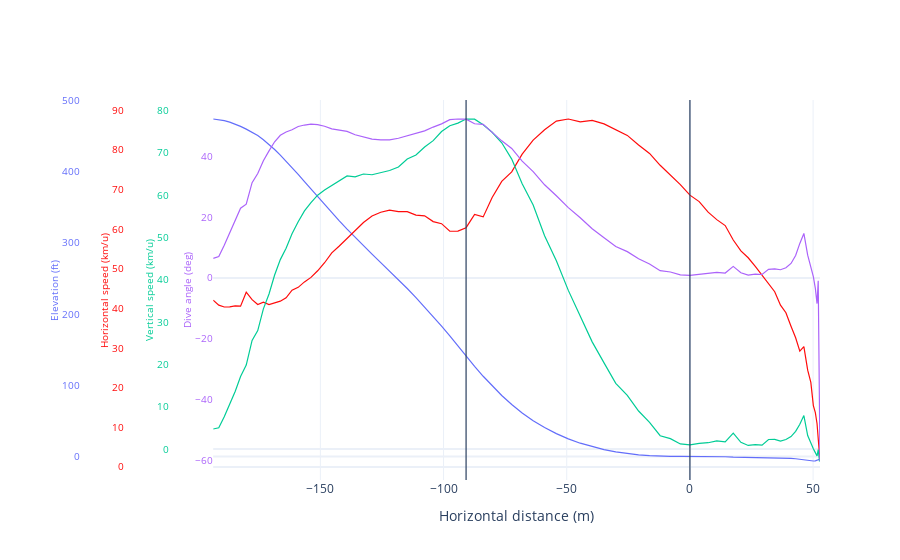

The code cell stored with this chart in its notebook:
### Markdown cell above
### Overview

This provides a comprehensive overview of the maneuver, displaying elevation, horizontal speed, vertical speed, and the dive angle. Additionally, two vertical lines are incorporated to offer more information regarding the commencement and conclusion of the rollout.

### Code cell
landing_viz = LandingVisualisations(df=jump_df, start_elevation=start_elevation, speed_metric='km/u', distance_metric='m')
landing_viz.plt_overview(['Elevation', 'Horizontal speed', 'Vertical speed', 'Dive angle'])
